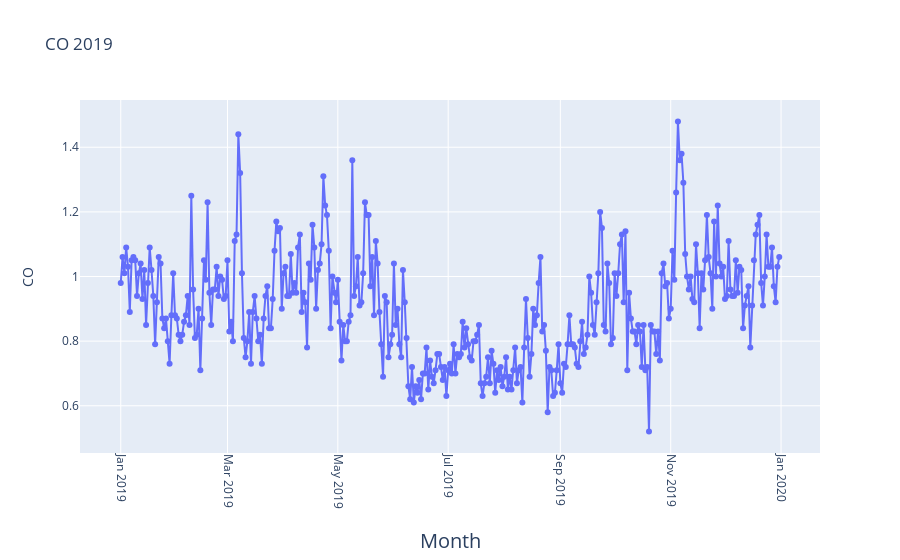

The code cell stored with this chart in its notebook:
### Code cell
#2019
fig = go.Figure(go.Scatter(
    mode = "lines+markers",
    y = aqi_level_19.iloc[:,2],
    x = aqi_level_19.iloc[:,1]))
fig.update_xaxes(
        tickangle = 90,
        title_text = "Month",
        title_font = {"size": 20},
        title_standoff = 25)

fig.update_yaxes(
        title_text = "CO",
        title_standoff = 25)
fig.update_layout(title_text="CO 2019")

fig.show()

### Figure 1 — Plotly figure (JSON) as saved in the notebook; plotly's stock layout.template omitted (floating-point values rounded to 4 significant figures; data arrays with more than 128 entries replaced by an {"elided": "..."} marker saying what was removed)
{"data": [{"mode": "lines+markers", "type": "scatter", "x": {"elided": "365 str values"}, "y": {"elided": "365 float values"}}], "layout": {"title": {"text": "CO 2019"}, "xaxis": {"tickangle": 90, "title": {"font": {"size": 20}, "standoff": 25, "text": "Month"}}, "yaxis": {"title": {"standoff": 25, "text": "CO"}}}}
